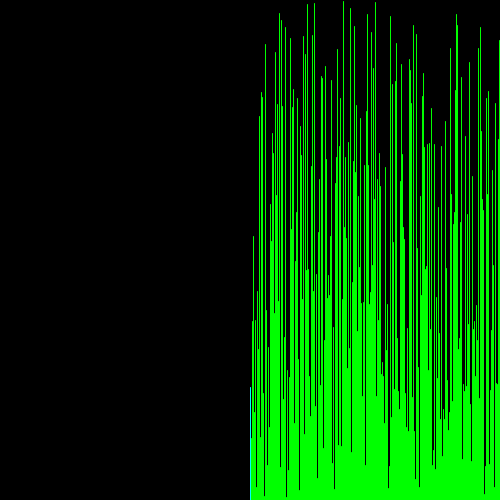
Frame 1 (no input)
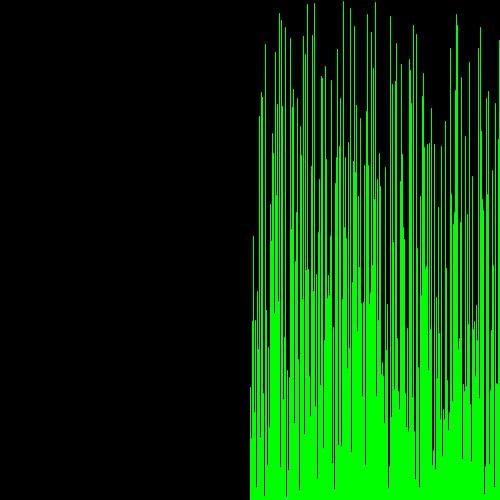
Frame 60 (the mouse pressed at the canvas centre just before this capture)
Frame 120 (the mouse held since frame 60 and released just before this capture): identical to frame 60, image omitted

The Processing sketch that drew these frames (run headless with seeded random() and noise(); from frame 60 on, the mouse is pressed at the canvas centre):

// Processing sketch: processing_100582
// ── processing_100582.pde

int[] unsortedSelection;
int[] sortedSelection;
int lowest = -1;
int place;
int i;
int k;
int low;
int tempK;
int tempDrawS;
int tempDrawNS;
    

    void setup() {
      size(500,500);
      background(0);
      unsortedSelection  = new int[width/2];
      sortedSelection  = new int[width/2];
      for(int j = 0; j < width/2; j++){
        unsortedSelection[j] = (int)(Math.random() * (height - 1) + 1);
    }
    lowest = -1;
      i = 0;
      k = 0;
      place = -1;
      low = height + 1;
    }

    void draw() {
      if(i < width/2){
          if(k < width/2){
          tempK = unsortedSelection[k];
            if(tempK > 0 && tempK < low){
              low = tempK;
              place = k;
              lowest = place;
              drawN();
            }
            k++;
          }else{
            drawN();
            tempK = unsortedSelection[place];
            sortedSelection[i] = tempK;
            unsortedSelection[place] = -tempK;
            lowest = -1;
            k = 0;
            i++;
            low = height + 1;
          }
      }else{
        for(int j = 0; j < width/2; j++){
            unsortedSelection[j] = (int)(Math.random() * (height - 1) + 1);
        }
        for(int j = 0; j < width/2; j++){
            sortedSelection[j] = -1;
        }
        lowest = -1;
        i = 0;
          place = -1;
          low = height + 1;
      }
    }
    void drawN() {
      background(0);
        for(int i = 0; i < width/2; i++){
          stroke(255,255,0);
          tempDrawS = sortedSelection[i];
          tempDrawNS = unsortedSelection[i];
          if(tempDrawS > 0){
            line(i,height - tempDrawS, i, height);
          }
          if(tempDrawNS > 0){
            if(i == lowest){
                stroke(0,255,255);
                line(i + width/2 ,height - tempDrawNS, i + width/2, height);
              }else{
                 stroke(0,255,0);
                line(i + width/2 ,height - tempDrawNS, i + width/2, height);
              }
          }
      }
    }
